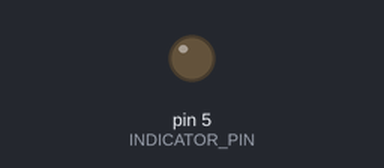
Simulated run of this sketch. Board: Arduino Uno, built with avr-gcc and run on an emulated ATmega328P. Shown: output pins drawn as LEDs (lit = HIGH). No radio packets arrive unless stated.

Above: at 0.1 s.
Timing chart, 0 to 2.5 s (numbered marks = the images above):
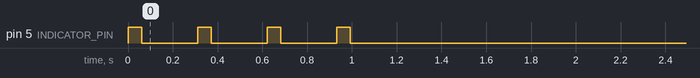

The sketch:

Transmitter.ino
```cpp
/*

  YataiRamenDoorbell
  Transmitter

  For info and circuit diagrams see https://github.com/tardate/LittleModelArt/tree/main/projects/Japan/YataiRamenDoorbell

 */

const int INDICATOR_PIN = 5;
const int POWERHOLD_PIN = 6;

const int RX_PIN = 3;
const int TX_PIN = 4;

const int RH_BPS = 2000;

const int TX_REPEATS = 4;
const int TX_DELAY = 250;

#include <RH_ASK.h>

RH_ASK driver(RH_BPS, RX_PIN, TX_PIN);

void setup() {
  keepAlive();
  performOperation();
  gotoSleep();
}

void loop() {
  // there is no loop function. This is a one-shot sketch
}

void performOperation() {
  pinMode(INDICATOR_PIN, OUTPUT);
  driver.init();
  for (int i=0; i<TX_REPEATS; ++i) {
    // repeat the message to make sure it gets through
    sendSignal();
    delay(TX_DELAY);
  }
}

void keepAlive() {
  // set the power pin high to keep the processor alive
  pinMode(POWERHOLD_PIN, OUTPUT);
  digitalWrite(POWERHOLD_PIN, HIGH);
}

void gotoSleep() {
  // switch the power-pin to high-impedence input state
  pinMode(POWERHOLD_PIN, INPUT);
  // we should have powered-down by this point.
}

void sendSignal() {
  char *msg = "b";

  digitalWrite(INDICATOR_PIN, HIGH);

  driver.send((uint8_t *)msg, strlen(msg));
  driver.waitPacketSent();

  digitalWrite(INDICATOR_PIN, LOW);
}
```
